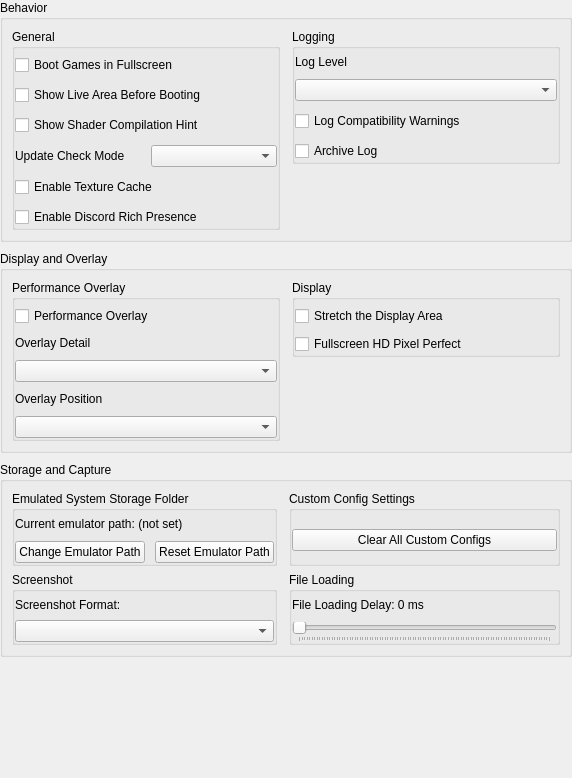
           <widget class="QWidget" name="emulator_scroll_contents">
            <property name="geometry">
             <rect>
              <x>0</x>
              <y>0</y>
              <width>572</width>
              <height>778</height>
             </rect>
            </property>
            <layout class="QVBoxLayout" name="emulator_tab_content_layout">
             <property name="spacing">
              <number>9</number>
             </property>
             <property name="leftMargin">
              <number>0</number>
             </property>
             <property name="topMargin">
              <number>0</number>
             </property>
             <property name="rightMargin">
              <number>0</number>
             </property>
             <property name="bottomMargin">
              <number>0</number>
             </property>
             <item>
              <widget class="QGroupBox" name="gb_emulator_behavior_section">
               <property name="title">
                <string>Behavior</string>
               </property>
               <layout class="QHBoxLayout" name="gb_emulator_behavior_section_layout">
                <property name="spacing">
                 <number>12</number>
                </property>
                <item alignment="Qt::AlignmentFlag::AlignTop">
                 <widget class="QGroupBox" name="gb_emu_general">
                  <property name="title">
                   <string>General</string>
                  </property>
                  <property name="flat">
                   <bool>true</bool>
                  </property>
                  <layout class="QVBoxLayout" name="gb_emu_general_layout">
                   <property name="spacing">
                    <number>10</number>
                   </property>
                   <property name="leftMargin">
                    <number>0</number>
                   </property>
                   <property name="topMargin">
                    <number>6</number>
                   </property>
                   <property name="rightMargin">
                    <number>0</number>
                   </property>
                   <property name="bottomMargin">
                    <number>0</number>
                   </property>
                   <item>
                    <widget class="QCheckBox" name="boot_apps_fullscreen">
                     <property name="text">
                      <string>Boot Games in Fullscreen</string>
                     </property>
                    </widget>
                   </item>
                   <item>
                    <widget class="QCheckBox" name="show_live_area_screen">
                     <property name="text">
                      <string>Show Live Area Before Booting</string>
                     </property>
                    </widget>
                   </item>
                   <item>
                    <widget class="QCheckBox" name="show_compile_shaders">
                     <property name="text">
                      <string>Show Shader Compilation Hint</string>
                     </property>
                    </widget>
                   </item>
                   <item>
                    <layout class="QHBoxLayout" name="check_for_updates_mode_layout">
                     <item>
                      <widget class="QLabel" name="label_check_for_updates_mode">
                       <property name="text">
                        <string>Update Check Mode</string>
                       </property>
                      </widget>
                     </item>
                     <item>
                      <widget class="QComboBox" name="check_for_updates_mode"/>
                     </item>
                    </layout>
                   </item>
                   <item>
                    <widget class="QCheckBox" name="texture_cache">
                     <property name="text">
                      <string>Enable Texture Cache</string>
                     </property>
                    </widget>
                   </item>
                   <item>
                    <widget class="QCheckBox" name="discord_rich_presence">
                     <property name="text">
                      <string>Enable Discord Rich Presence</string>
                     </property>
                    </widget>
                   </item>
                  </layout>
                 </widget>
                </item>
                <item alignment="Qt::AlignmentFlag::AlignTop">
                 <widget class="QGroupBox" name="gb_emu_logging">
                  <property name="title">
                   <string>Logging</string>
                  </property>
                  <property name="flat">
                   <bool>true</bool>
                  </property>
                  <layout class="QVBoxLayout" name="gb_emu_logging_layout">
                   <property name="spacing">
                    <number>10</number>
                   </property>
                   <property name="leftMargin">
                    <number>0</number>
                   </property>
                   <property name="topMargin">
                    <number>6</number>
                   </property>
                   <property name="rightMargin">
                    <number>0</number>
                   </property>
                   <property name="bottomMargin">
                    <number>0</number>
                   </property>
                   <item>
                    <widget class="QLabel" name="label_log_level">
                     <property name="text">
                      <string>Log Level</string>
                     </property>
                    </widget>
                   </item>
                   <item>
                    <widget class="QComboBox" name="log_level_box"/>
                   </item>
                   <item>
                    <widget class="QCheckBox" name="log_compat_warn">
                     <property name="text">
                      <string>Log Compatibility Warnings</string>
                     </property>
                    </widget>
                   </item>
                   <item>
                    <widget class="QCheckBox" name="archive_log">
                     <property name="text">
                      <string>Archive Log</string>
                     </property>
                    </widget>
                   </item>
                  </layout>
                 </widget>
                </item>
               </layout>
              </widget>
             </item>
             <item>
              <widget class="QGroupBox" name="gb_emulator_overlay_section">
               <property name="title">
                <string>Display and Overlay</string>
               </property>
               <layout class="QHBoxLayout" name="gb_emulator_overlay_section_layout">
                <property name="spacing">
                 <number>12</number>
                </property>
                <item alignment="Qt::AlignmentFlag::AlignTop">
                 <widget class="QGroupBox" name="gb_performance_overlay">
                  <property name="title">
                   <string>Performance Overlay</string>
                  </property>
                  <property name="flat">
                   <bool>true</bool>
                  </property>
                  <layout class="QVBoxLayout" name="gb_performance_overlay_layout">
                   <property name="spacing">
                    <number>10</number>
                   </property>
                   <property name="leftMargin">
                    <number>0</number>
                   </property>
                   <property name="topMargin">
                    <number>6</number>
                   </property>
                   <property name="rightMargin">
                    <number>0</number>
                   </property>
                   <property name="bottomMargin">
                    <number>0</number>
                   </property>
                   <item>
                    <widget class="QCheckBox" name="perf_overlay_enabled">
                     <property name="text">
                      <string>Performance Overlay</string>
                     </property>
                    </widget>
                   </item>
                   <item>
                    <layout class="QVBoxLayout" name="layout_perf_overlay_detail">
                     <property name="leftMargin">
                      <number>0</number>
                     </property>
                     <property name="topMargin">
                      <number>0</number>
                     </property>
                     <property name="rightMargin">
                      <number>0</number>
                     </property>
                     <property name="bottomMargin">
                      <number>0</number>
                     </property>
                     <item>
                      <widget class="QLabel" name="label_perf_detail">
                       <property name="text">
                        <string>Overlay Detail</string>
                       </property>
                      </widget>
                     </item>
                     <item>
                      <widget class="QComboBox" name="perf_overlay_detail_box"/>
                     </item>
                    </layout>
                   </item>
                   <item>
                    <layout class="QVBoxLayout" name="layout_perf_overlay_position">
                     <property name="leftMargin">
                      <number>0</number>
                     </property>
                     <property name="topMargin">
                      <number>0</number>
                     </property>
                     <property name="rightMargin">
                      <number>0</number>
                     </property>
                     <property name="bottomMargin">
                      <number>0</number>
                     </property>
                     <item>
                      <widget class="QLabel" name="label_perf_position">
                       <property name="text">
                        <string>Overlay Position</string>
                       </property>
                      </widget>
                     </item>
                     <item>
                      <widget class="QComboBox" name="perf_overlay_position_box"/>
                     </item>
                    </layout>
                   </item>
                  </layout>
                 </widget>
                </item>
                <item alignment="Qt::AlignmentFlag::AlignTop">
                 <widget class="QGroupBox" name="gb_display">
                  <property name="title">
                   <string>Display</string>
                  </property>
                  <property name="flat">
                   <bool>true</bool>
                  </property>
                  <layout class="QVBoxLayout" name="gb_display_layout">
                   <property name="spacing">
                    <number>8</number>
                   </property>
                   <property name="leftMargin">
                    <number>0</number>
                   </property>
                   <property name="topMargin">
                    <number>6</number>
                   </property>
                   <property name="rightMargin">
                    <number>0</number>
                   </property>
                   <property name="bottomMargin">
                    <number>0</number>
                   </property>
                   <item>
                    <widget class="QCheckBox" name="stretch_the_display_area">
                     <property name="text">
                      <string>Stretch the Display Area</string>
                     </property>
                    </widget>
                   </item>
                   <item>
                    <widget class="QCheckBox" name="fullscreen_hd_res_pixel_perfect">
                     <property name="text">
                      <string>Fullscreen HD Pixel Perfect</string>
                     </property>
                    </widget>
                   </item>
                  </layout>
                 </widget>
                </item>
               </layout>
              </widget>
             </item>
             <item>
              <widget class="QGroupBox" name="gb_emulator_storage_section">
               <property name="title">
                <string>Storage and Capture</string>
               </property>
               <layout class="QGridLayout" name="gb_emulator_storage_section_layout">
                <property name="horizontalSpacing">
                 <number>12</number>
                </property>
                <property name="verticalSpacing">
                 <number>6</number>
                </property>
                <item row="0" column="0">
                 <widget class="QGroupBox" name="gb_storage">
                  <property name="title">
                   <string>Emulated System Storage Folder</string>
                  </property>
                  <property name="flat">
                   <bool>true</bool>
                  </property>
                  <layout class="QVBoxLayout" name="gb_storage_layout">
                   <property name="spacing">
                    <number>10</number>
                   </property>
                   <property name="leftMargin">
                    <number>0</number>
                   </property>
                   <property name="topMargin">
                    <number>6</number>
                   </property>
                   <property name="rightMargin">
                    <number>0</number>
                   </property>
                   <property name="bottomMargin">
                    <number>0</number>
                   </property>
                   <item>
                    <widget class="QLabel" name="current_emu_path">
                     <property name="text">
                      <string>Current emulator path: (not set)</string>
                     </property>
                     <property name="wordWrap">
                      <bool>true</bool>
                     </property>
                    </widget>
                   </item>
                   <item>
                    <layout class="QHBoxLayout" name="emu_path_buttons">
                     <item>
                      <widget class="QPushButton" name="change_emu_path">
                       <property name="text">
                        <string>Change Emulator Path</string>
                       </property>
                      </widget>
                     </item>
                     <item>
                      <widget class="QPushButton" name="reset_emu_path">
                       <property name="text">
                        <string>Reset Emulator Path</string>
                       </property>
                      </widget>
                     </item>
                    </layout>
                   </item>
                  </layout>
                 </widget>
                </item>
                <item row="0" column="1">
                 <widget class="QGroupBox" name="gb_custom_config">
                  <property name="title">
                   <string>Custom Config Settings</string>
                  </property>
                  <property name="flat">
                   <bool>true</bool>
                  </property>
                  <layout class="QVBoxLayout" name="gb_custom_config_layout">
                   <property name="leftMargin">
                    <number>0</number>
                   </property>
                   <property name="topMargin">
                    <number>6</number>
                   </property>
                   <property name="rightMargin">
                    <number>0</number>
                   </property>
                   <property name="bottomMargin">
                    <number>0</number>
                   </property>
                   <item>
                    <widget class="QPushButton" name="clear_custom_config">
                     <property name="text">
                      <string>Clear All Custom Configs</string>
                     </property>
                    </widget>
                   </item>
                  </layout>
                 </widget>
                </item>
                <item row="1" column="0">
                 <widget class="QGroupBox" name="gb_screenshot">
                  <property name="title">
                   <string>Screenshot</string>
                  </property>
                  <property name="flat">
                   <bool>true</bool>
                  </property>
                  <layout class="QVBoxLayout" name="gb_screenshot_layout">
                   <property name="spacing">
                    <number>8</number>
                   </property>
                   <property name="leftMargin">
                    <number>0</number>
                   </property>
                   <property name="topMargin">
                    <number>6</number>
                   </property>
                   <property name="rightMargin">
                    <number>0</number>
                   </property>
                   <property name="bottomMargin">
                    <number>0</number>
                   </property>
                   <item>
                    <widget class="QLabel" name="label_screenshot_format">
                     <property name="text">
                      <string>Screenshot Format:</string>
                     </property>
                    </widget>
                   </item>
                   <item>
                    <widget class="QComboBox" name="screenshot_format"/>
                   </item>
                  </layout>
                 </widget>
                </item>
                <item row="1" column="1">
                 <widget class="QGroupBox" name="gb_file_loading_delay">
                  <property name="title">
                   <string>File Loading</string>
                  </property>
                  <property name="flat">
                   <bool>true</bool>
                  </property>
                  <layout class="QVBoxLayout" name="gb_file_loading_delay_layout">
                   <property name="spacing">
                    <number>10</number>
                   </property>
                   <property name="leftMargin">
                    <number>0</number>
                   </property>
                   <property name="topMargin">
                    <number>6</number>
                   </property>
                   <property name="rightMargin">
                    <number>0</number>
                   </property>
                   <property name="bottomMargin">
                    <number>0</number>
                   </property>
                   <item>
                    <widget class="QLabel" name="file_loading_delay_label">
                     <property name="text">
                      <string>File Loading Delay: 0 ms</string>
                     </property>
                    </widget>
                   </item>
                   <item>
                    <widget class="QSlider" name="file_loading_delay">
                     <property name="orientation">
                      <enum>Qt::Orientation::Horizontal</enum>
                     </property>
                     <property name="tickPosition">
                      <enum>QSlider::TickPosition::TicksBelow</enum>
                     </property>
                    </widget>
                   </item>
                  </layout>
                 </widget>
                </item>
               </layout>
              </widget>
             </item>
             <item>
              <spacer name="emulator_tab_content_spacer">
               <property name="orientation">
                <enum>Qt::Orientation::Vertical</enum>
               </property>
               <property name="sizeHint" stdset="0">
                <size>
                 <width>20</width>
                 <height>40</height>
                </size>
               </property>
              </spacer>
             </item>
            </layout>
           </widget>
